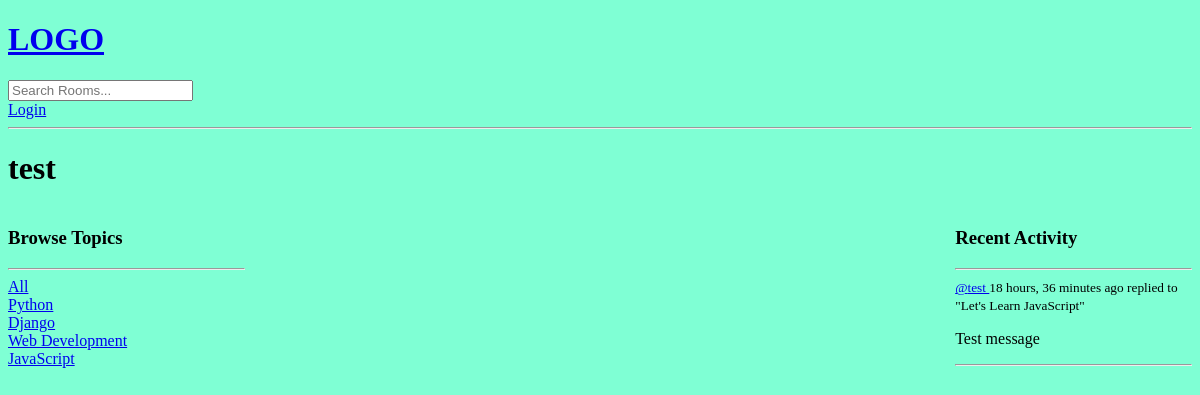
The app's page /profile/6, older data.
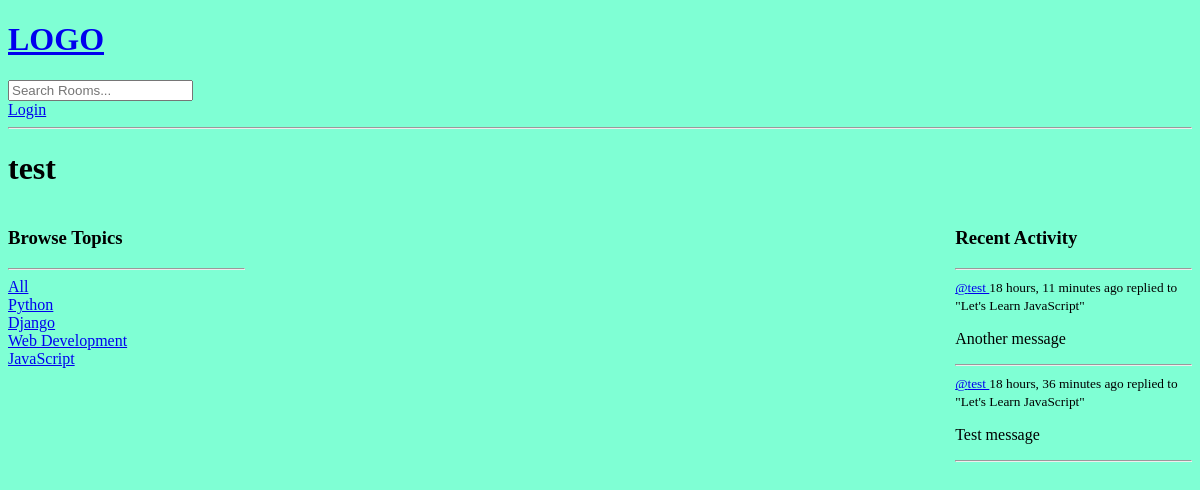
The same page, newer data.
### base/models.py (models this page shows, shortened)
class Topic(models.Model):
    name = models.CharField(max_length=200)

class Message(models.Model):
    user = models.ForeignKey(User, on_delete=models.CASCADE)
    room = models.ForeignKey(Room, on_delete=models.CASCADE)
    body = models.TextField()
    updated = models.DateTimeField(auto_now=True)
    created = models.DateTimeField(auto_now_add=True)
    class Meta:
        ordering = ['-updated', '-created']

class Room(models.Model):
    host = models.ForeignKey(User, on_delete=models.SET_NULL, null=True)
    topic = models.ForeignKey(Topic, on_delete=models.SET_NULL, null=True)
    name = models.CharField(max_length=200)
    description = models.TextField(null=True, blank=True)
    participants = models.ManyToManyField(User, related_name='participants', blank=True)
    updated = models.DateTimeField(auto_now=True)
    created = models.DateTimeField(auto_now_add=True)
    class Meta:
        ordering = ['-updated', '-created']
    def __str__(self):
        return self.name

### base/views.py (the view)
# urls.py: path('profile/<str:pk>', views.userProfile, name='user-profile'),
def userProfile(request, pk):
    user = User.objects.get(id=pk)
    rooms = user.room_set.all()
    room_messages = user.message_set.all()
    topics = Topic.objects.all()
    context = {'user': user, 'rooms': rooms, 'room_messages': room_messages, 'topics': topics}
    return render(request, 'base/profile.html', context)

### base/templates/base/profile.html (shortened to what this page needs)
{% extends 'main.html' %}
{% block content %}
<h1>
    {{user.username}}
</h1>
<div class="profile-container">
    <div>
        {% include 'base/topics_component.html' %}
    </div>
    <div>
    </div>
    <div>
        {% include 'base/activity_component.html' %}
    </div>
</div>
{% endblock content%}

### base/templates/base/topics_component.html
<h3>Browse Topics</h3>
<hr>
<div>
    <a href="{% url 'home' %}">All</a>
</div>
{% for topic in topics %}
<div>
    <a href="{% url 'home' %}?q={{topic.name}}">{{topic.name}}</a>
</div>
{% endfor %}

### base/templates/base/activity_component.html (shortened to what this page needs)
<h3>
    Recent Activity
</h3>
<hr>
{% for message in room_messages %}
<div>
    <small>
        <a href="{% url 'user-profile' message.user.id %}">@{{message.user}} </a>
        {{message.created|timesince}} ago
    </small>
    <small>replied to "{{message.room}}"</small>
    <p>
        {{message.body}}
    </p>
    <hr>
</div>
{% endfor %}

Row changes from the older to the newer data that the page shows:
added Message: user "test", created "18 hours, 11 minutes", room "Let's Learn JavaScript", body "Another message"
